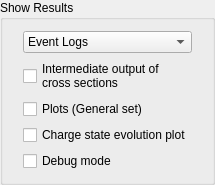
         <widget class="QGroupBox" name="gB_Show">
          <property name="title">
           <string>Show Results</string>
          </property>
          <layout class="QVBoxLayout" name="verticalLayout_9">
           <property name="leftMargin">
            <number>20</number>
           </property>
           <property name="rightMargin">
            <number>20</number>
           </property>
           <item>
            <widget class="QComboBox" name="cb_ShowResults">
             <item>
              <property name="text">
               <string>Event Logs</string>
              </property>
             </item>
             <item>
              <property name="text">
               <string>Q mean</string>
              </property>
             </item>
             <item>
              <property name="text">
               <string>Cross Sections</string>
              </property>
             </item>
             <item>
              <property name="text">
               <string>populations 1s-2p</string>
              </property>
             </item>
             <item>
              <property name="text">
               <string>e- states : 00-09</string>
              </property>
             </item>
             <item>
              <property name="text">
               <string>e- states : 10-19</string>
              </property>
             </item>
             <item>
              <property name="text">
               <string>e- states : 20-29</string>
              </property>
             </item>
             <item>
              <property name="text">
               <string>e- states : 30-39</string>
              </property>
             </item>
             <item>
              <property name="text">
               <string>e- states : 40-49</string>
              </property>
             </item>
             <item>
              <property name="text">
               <string>e- states : 50-59</string>
              </property>
             </item>
            </widget>
           </item>
           <item>
            <widget class="QCheckBox" name="check_CS">
             <property name="text">
              <string>Intermediate output of
cross sections</string>
             </property>
            </widget>
           </item>
           <item>
            <widget class="QCheckBox" name="check_Plots">
             <property name="text">
              <string>Plots (General set)</string>
             </property>
            </widget>
           </item>
           <item>
            <widget class="QCheckBox" name="check_EvolutionPlot">
             <property name="text">
              <string>Charge state evolution plot</string>
             </property>
            </widget>
           </item>
           <item>
            <widget class="QCheckBox" name="check_Debug">
             <property name="text">
              <string>Debug mode</string>
             </property>
            </widget>
           </item>
          </layout>
         </widget>
